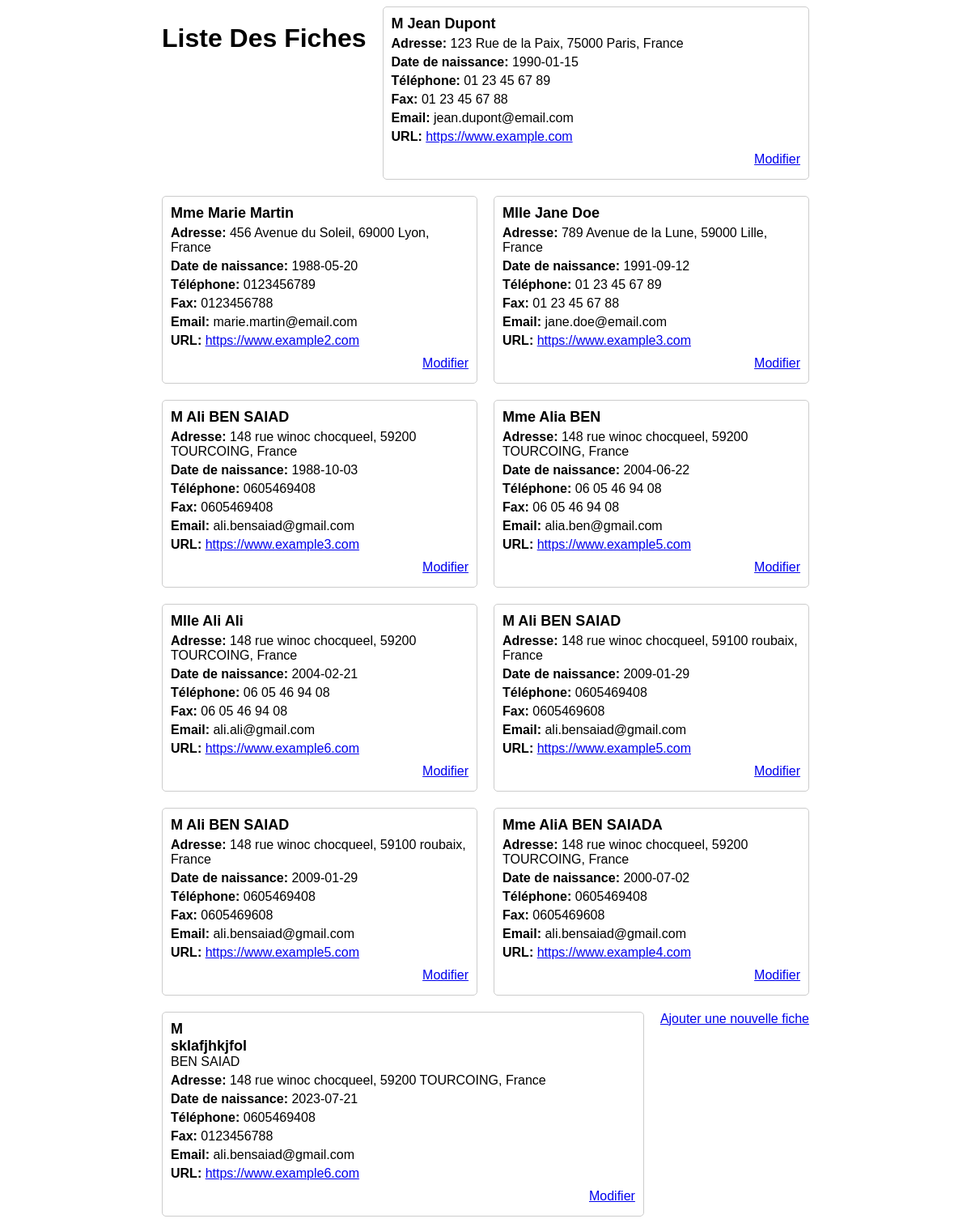
The page / on the database its author committed.
### tables this page shows
CREATE TABLE `fiches` (
  `id` int(11) NOT NULL AUTO_INCREMENT,
  `civility` enum('M','Mme','Mlle') NOT NULL,
  `name` varchar(50) NOT NULL,
  `firstname` varchar(50) NOT NULL,
  `address` varchar(100) DEFAULT NULL,
  `postal_code` varchar(10) DEFAULT NULL,
  `city` varchar(50) DEFAULT NULL,
  `country` varchar(50) DEFAULT NULL,
  `date_of_birth` date DEFAULT NULL,
  `phone` varchar(20) DEFAULT NULL,
  `fax` varchar(20) DEFAULT NULL,
  `email` varchar(100) DEFAULT NULL,
  `url` varchar(100) DEFAULT NULL,
  PRIMARY KEY (`id`)
);

### list/controller.php (called while the page is built, shortened)
<?php
    require_once 'model/db_config.php';
    $sql = "SELECT * FROM fiches";
    $entries = $conn->query($sql);

### index.php (the view, shortened to what this page needs)
<?php
require_once 'model/db_config.php';
require_once 'list/controller.php';
?>
<!DOCTYPE html>
<html lang="en">
<head>
    <link href="assets/styles.css" rel="stylesheet">
</head>
<body>
<div class="container">
    <h1>Liste Des Fiches</h1>
    <?php
    if ($entries->num_rows > 0) {
        while ($row = $entries->fetch_assoc()) {
            echo '<div class="fiche">';
            echo '<h2>' . $row['civility'] . ' ' . $row['firstname'] . ' ' . $row['name'] . '</h2>';
            echo '<p><strong>Adresse:</strong> ' . $row['address'] . ', ' . $row['postal_code'] . ' ' . $row['city'] . ', ' . $row['country'] . '</p>';
            echo '<p><strong>Date de naissance:</strong> ' . $row['date_of_birth'] . '</p>';
            echo '<p><strong>Téléphone:</strong> ' . $row['phone'] . '</p>';
            echo '<p><strong>Fax:</strong> ' . $row['fax'] . '</p>';
            echo '<p><strong>Email:</strong> ' . $row['email'] . '</p>';
            echo '<p><strong>URL:</strong> <a href="' . $row['url'] . '" target="_blank">' . $row['url'] . '</a></p>';
            echo '<p class="update"><a href="edit/vue.php?id=' . $row['id'] . '">Modifier</a></p>';
            echo '</div>';
        }
    }
    ?>
    <div class="add"><a href="add/vue.php">Ajouter une nouvelle fiche</a></div>
</div>
</body>
</html>

### assets/styles.css (style rules this page uses)
body { font-family: Arial, sans-serif; display: flex; justify-content: center; align-items: center; min-height: 100vh; }
.container { display: flex; flex-wrap: wrap; gap: 20px; max-width: 800px; margin: 0 auto; }
.fiche { border: 1px solid #ccc; padding: 10px; flex: 1 1 300px; border-radius: 5px; }
.fiche h2 { margin: 0; font-size: 18px; }
.fiche p { margin: 5px 0; }
.update { float: right; }

### rows shown on the page
fiches: civility "M", firstname "Jean", name "Dupont", address "123 Rue de la Paix", postal_code "75000", city "Paris", country "France", date_of_birth "1990-01-15", phone "01 23 45 67 89", fax "01 23 45 67 88", email "jean.dupont@email.com", url "https://www.example.com"
fiches: civility "Mme", firstname "Marie", name "Martin", address "456 Avenue du Soleil", postal_code "69000", city "Lyon", country "France", date_of_birth "1988-05-20", phone "0123456789", fax "0123456788", email "marie.martin@email.com", url "https://www.example2.com"
fiches: civility "Mlle", firstname "Jane", name "Doe", address "789 Avenue de la Lune", postal_code "59000", city "Lille", country "France", date_of_birth "1991-09-12", phone "01 23 45 67 89", fax "01 23 45 67 88", email "jane.doe@email.com", url "https://www.example3.com"
fiches: civility "M", firstname "Ali", name "BEN SAIAD", address "148 rue winoc chocqueel", postal_code "59200", city "TOURCOING", country "France", date_of_birth "1988-10-03", phone "0605469408", fax "0605469408", email "ali.bensaiad@gmail.com", url "https://www.example3.com"
fiches: civility "Mme", firstname "Alia", name "BEN", address "148 rue winoc chocqueel", postal_code "59200", city "TOURCOING", country "France", date_of_birth "2004-06-22", phone "06 05 46 94 08", fax "06 05 46 94 08", email "alia.ben@gmail.com", url "https://www.example5.com"
fiches: civility "Mlle", firstname "Ali", name "Ali", address "148 rue winoc chocqueel", postal_code "59200", city "TOURCOING", country "France", date_of_birth "2004-02-21", phone "06 05 46 94 08", fax "06 05 46 94 08", email "ali.ali@gmail.com", url "https://www.example6.com"
fiches: civility "M", firstname "Ali", name "BEN SAIAD", address "148 rue winoc chocqueel", postal_code "59100", city "roubaix", country "France", date_of_birth "2009-01-29", phone "0605469408", fax "0605469608", email "ali.bensaiad@gmail.com", url "https://www.example5.com"
fiches: civility "M", firstname "Ali", name "BEN SAIAD", address "148 rue winoc chocqueel", postal_code "59100", city "roubaix", country "France", date_of_birth "2009-01-29", phone "0605469408", fax "0605469608", email "ali.bensaiad@gmail.com", url "https://www.example5.com"
fiches: civility "Mme", firstname "AliA", name "BEN SAIADA", address "148 rue winoc chocqueel", postal_code "59200", city "TOURCOING", country "France", date_of_birth "2000-07-02", phone "0605469408", fax "0605469608", email "ali.bensaiad@gmail.com", url "https://www.example4.com"
fiches: civility "M", firstname "sklafjhkjfol", name "BEN SAIAD", address "148 rue winoc chocqueel", postal_code "59200", city "TOURCOING", country "France", date_of_birth "2023-07-21", phone "0605469408", fax "0123456788", email "ali.bensaiad@gmail.com", url "https://www.example6.com"
